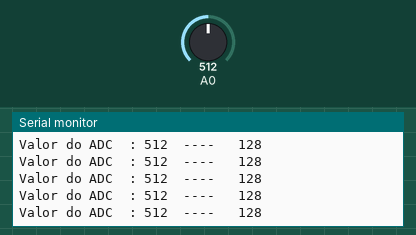
Recording of a sketch running on a simulated Arduino Uno, built with avr-gcc and run on an emulated ATmega328P. Shown: the last lines printed to the serial monitor. The test bench sets the inputs (shaded band); at power-on: A0 = 512.

Above: at 2.3 s.
2.4 s: A0 set to 404
At 2.75 s:
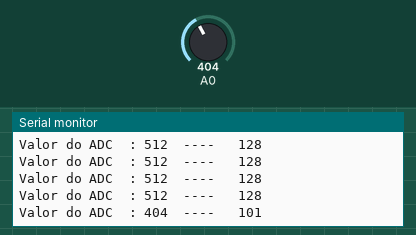
5.4 s: A0 set to 388
At 5.56 s:
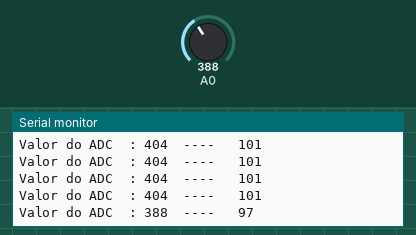
Timing chart, 0 to 8.4 s (numbered marks = the images above; inputs shaded):
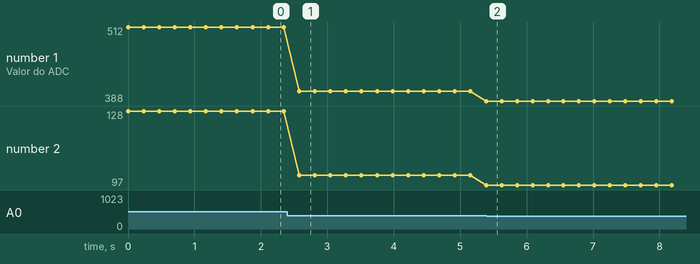

The sketch:

ADC_Imprimindo_por_USART.ino
```cpp
#include <avr/io.h>

#include <stdlib.h>

#include <math.h>

#define F_CPU 16000000UL

#include <util/delay.h>

#define BAUDRATE 9600

#define BAUD_PRESCALLER (((F_CPU / (BAUDRATE * 16UL))) - 1)


uint16_t adc_value;         //Variable used to store the value read from the ADC

char buffer[5];             //Output of the itoa function

uint8_t i=0;                //Variable for the for() loop


void adc_init(void);            		//Function to initialize/configure the ADC

uint16_t read_adc(uint8_t channel);   	//Function to read an arbitrary analogic channel/pin

void USART_init(void);            		//Function to initialize and configure the USART/serial

void USART_send( unsigned char data);   //Function that sends a char over the serial port

void USART_putstring(char* StringPtr);  //Function that sends a string over the serial port

uint8_t digitalOut = 0;

int main(void){

adc_init();        	//Setup the ADC

USART_init();      	//Setup the USART


	for(;;){        	//Our infinite loop


 			USART_putstring("Valor do ADC ");

 			USART_putstring(" : ");            //Just to keep things pretty

 			adc_value = read_adc(0);        	//Read one ADC channel

                        itoa(adc_value, buffer, 10);       //Convert the read value to an ascii string

 			USART_putstring(buffer);        	//Send the converted value to the terminal

 			USART_putstring("  ----   ");            	//Some more formatting


                        digitalOut = ceil(adc_value * (255 / 1023.0));

 			itoa(digitalOut, buffer, 10);       //Convert the read value to an ascii string

 			USART_putstring(buffer);        	//Send the converted value to the terminal

 			USART_putstring("  ");            	//Some more formatting

 			_delay_ms(200);                	//You can tweak this value to have slower or faster readings or for max speed remove this line


 		USART_send('\r');

 		USART_send('\n');                	//This two lines are to tell to the terminal to change line

	}


return 0;

}


void adc_init(void){

 ADCSRA |= ((1<<ADPS2)|(1<<ADPS1)|(1<<ADPS0));  //16Mhz/128 = 125Khz the ADC reference clock

 ADMUX |= (1<<REFS0);                			//Voltage reference from Avcc (5v)

 ADCSRA |= (1<<ADEN);                			//Turn on ADC

 ADCSRA |= (1<<ADSC);                			//Do an initial conversion because this one is the slowest and to ensure that everything is up and running

}


uint16_t read_adc(uint8_t channel){

 ADMUX &= 0xF0;                    	//Clear the older channel that was read

 ADMUX |= channel;                	//Defines the new ADC channel to be read

 ADCSRA |= (1<<ADSC);               //Starts a new conversion

 while(ADCSRA & (1<<ADSC));         //Wait until the conversion is done

 return ADCW;                   	//Returns the ADC value of the chosen channel

}


void USART_init(void){


 UBRR0H = (uint8_t)(BAUD_PRESCALLER>>8);

 UBRR0L = (uint8_t)(BAUD_PRESCALLER);

 UCSR0B = (1<<RXEN0)|(1<<TXEN0);

 UCSR0C = (3<<UCSZ00);

}


void USART_send( unsigned char data){


 while(!(UCSR0A & (1<<UDRE0)));

 UDR0 = data;


}


void USART_putstring(char* StringPtr){


while(*StringPtr != 0x00){

 USART_send(*StringPtr);

 StringPtr++;}


}
```

Measured:
- after the input at 2.4 s, the serial monitor: prints a new line after 0.18 s (image 1)
- plotted number 1: 512 → 388 after the input at 2.4 s
- plotted number 2: 128 → 97 after the input at 2.4 s
